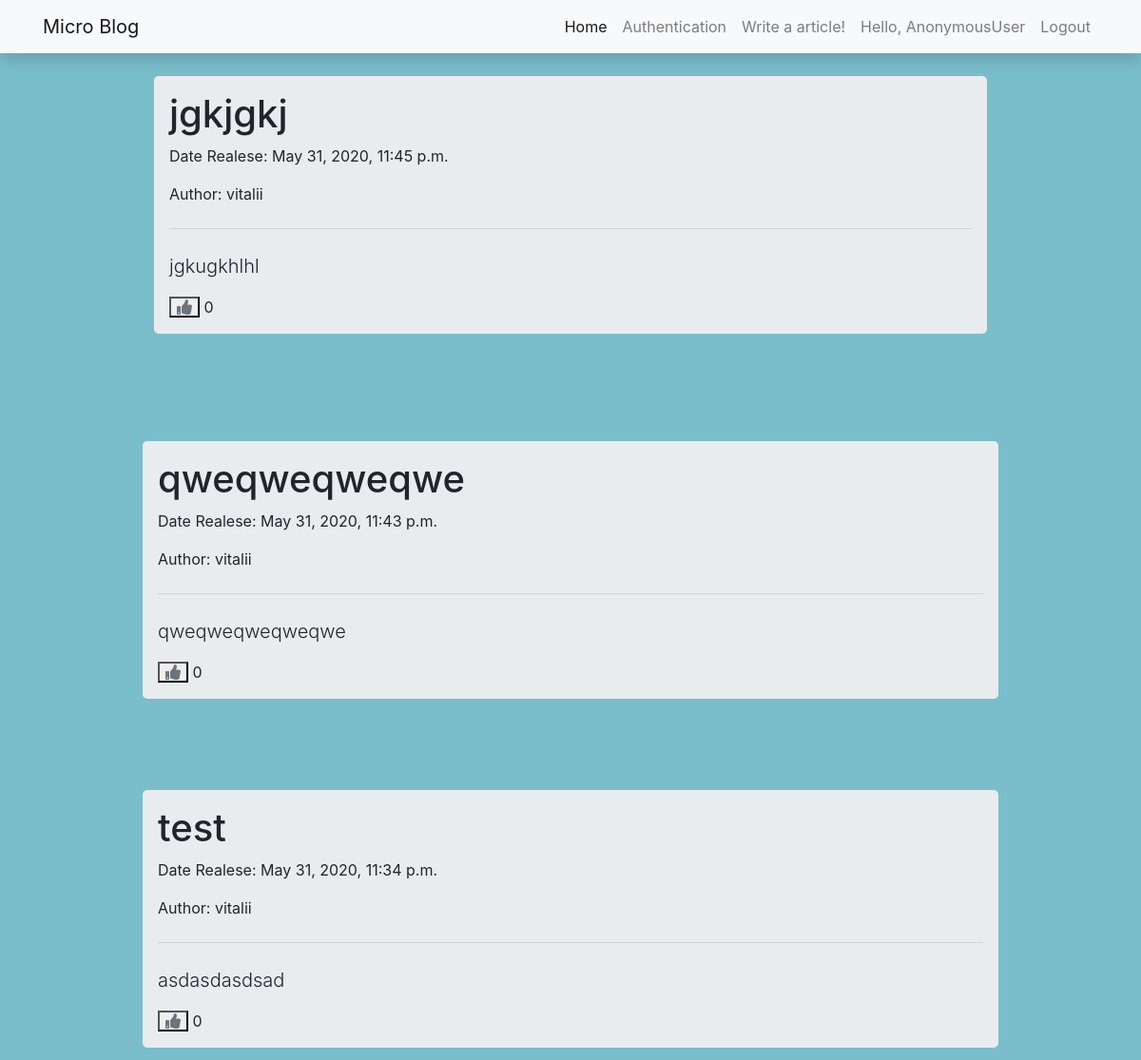
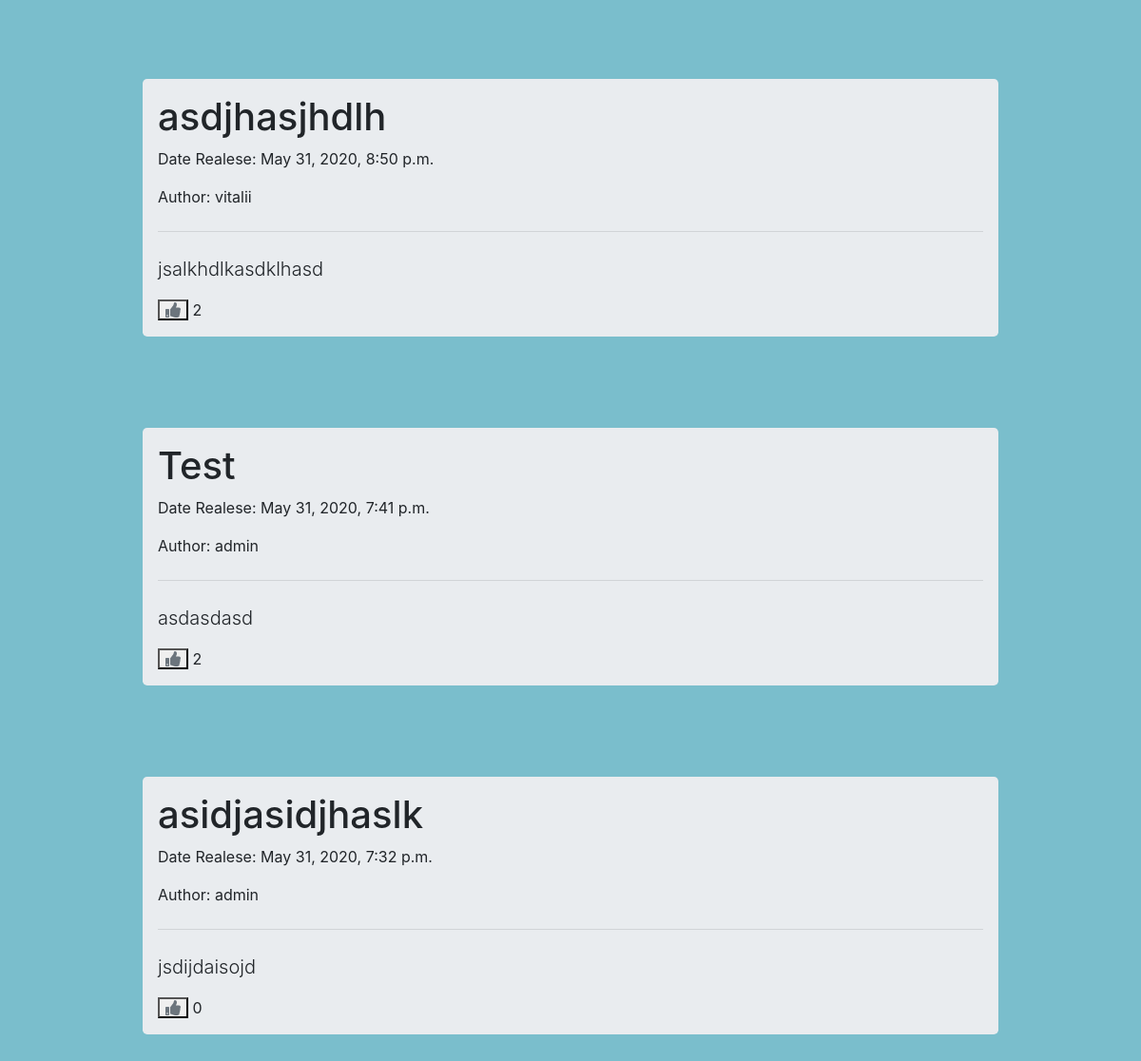
The page /articles/ on the database as committed earlier (2 pictures, top to bottom).
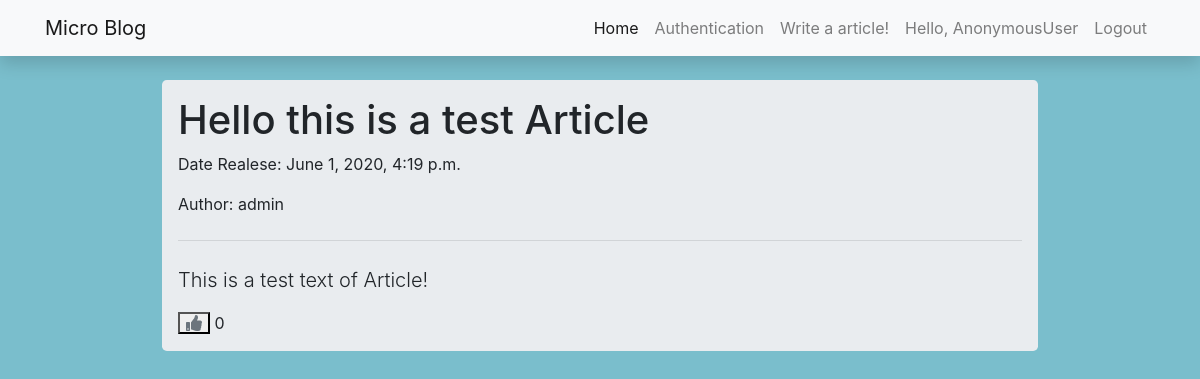
The same page on the database as committed later.
### articles/models.py (models this page shows, shortened)
class Articles(models.Model):
    title = models.CharField(max_length=100)
    post = models.TextField()
    date = models.DateTimeField(null=False, blank=False, auto_now_add=True)
    liked = models.ManyToManyField(User, default=None, blank=True)
    author = models.ForeignKey(User, on_delete=models.CASCADE, related_name='author')
    class Meta:
        ordering = ['-date']

### articles/views.py (the view)
# urls.py: path('', ArticlesList.as_view(template_name='articles.html')),
class ArticlesList(ListView):
    model = Articles

### articles/templates/articles.html (shortened to what this page needs)
{% extends "wrapper.html" %}
{% block content %}
<body class="text-center">
    <div class="cover-container d-flex w-100 h-50 p-3 mx-auto flex-column">
  <header>
    <nav class="navbar navbar-expand-lg navbar-light bg-light shadow fixed-top">
  <div class="container">
    <a class="navbar-brand" href="{% url 'mainpage' %}">Micro Blog</a>
    <div class="collapse navbar-collapse" id="navbarResponsive">
      <ul class="navbar-nav ml-auto">
        <li class="nav-item active">
          <a class="nav-link" href="{% url 'mainpage' %}">Home</a>
        </li>
        <li class="nav-item">
          <a class="nav-link" href="{% url 'register' %}">Authentication</a>
        </li>
        <li class="nav-item">
          <a class="nav-link" href="{% url 'write_article'  %}">Write a article!</a>
        </li>
        <li class="nav-item">
          <span class="nav-link" >Hello,  {{request.user}}</span>
        </li>
        <li class="nav-item">
          <a class="nav-link" href="{% url 'logout' %}">Logout</a>
        </li>
      </ul>
    </div>
  </div>
    </nav>
  </header>
{% for obj in object_list %}
<div class="bs-component d-flex justify-content-center mt-3">
  <div class="jumbotron w-75 p-3 mt-5">
    <h1 class="display-6 text-left">{{ obj.title }}</h1>
    <p class="text-left">Date Realese: {{ obj.date}} </p>
    <p class="text-left">Author: {{ obj.author }} </p>
    <hr class="my-4">
    <p class="lead text-left">{{ obj.post }}</p>
    <div  class="float-left">
      <form action="{% url 'like_article' %}" method="POST">
      {% if user not in obj.liked.all %}
        <button type="submit" class="fa fa-thumbs-up thumbnail text-muted"></button>
      {% else %}
        <button class="fa fa-thumbs-down thumbnail text-muted" type="submit"></button>
      {% endif %}
      <span>{{ obj.liked.all.count }}&nbsp</span>
      </form>
    </div>
  </div>
</div>
</div>
{% endfor %}
</body>
{% endblock %}

### articles/templates/wrapper.html (shortened to what this page needs)
<!DOCTYPE html>
<html>
<head>
	<link rel="stylesheet" href="https://stackpath.bootstrapcdn.com/bootstrap/4.1.3/css/bootstrap.min.css">
	<link rel="stylesheet" href="https://cdnjs.cloudflare.com/ajax/libs/font-awesome/4.7.0/css/font-awesome.min.css">
	<link rel="stylesheet" href="https://use.fontawesome.com/releases/v5.6.1/css/all.css">
</head>
<body>
    {%block content %}
    {% endblock %}
</body>
</html>

### articles/templates/wrapper.html (style rules this page uses)
body, html { margin: 0; padding: 0; height: 100%; background: #7abecc !important; }

Rows that differ between the two databases and show on the page:
removed Articles: title "jgkjgkj", date "May 31, 2020, 11:45 p.m.", author "vitalii", post "jgkugkhlhl", liked.all.count "0"
removed Articles: title "qweqweqweqwe", date "May 31, 2020, 11:43 p.m.", author "vitalii", post "qweqweqweqweqwe", liked.all.count "0"
removed Articles: title "test", date "May 31, 2020, 11:34 p.m.", author "vitalii", post "asdasdasdsad", liked.all.count "0"
removed Articles: title "asdjhasjhdlh", date "May 31, 2020, 8:50 p.m.", author "vitalii", post "jsalkhdlkasdklhasd", liked.all.count "2"
removed Articles: title "Test", date "May 31, 2020, 7:41 p.m.", author "admin", post "asdasdasd", liked.all.count "2"
removed Articles: title "asidjasidjhaslk", date "May 31, 2020, 7:32 p.m.", author "admin", post "jsdijdaisojd", liked.all.count "0"
added Articles: title "Hello this is a test Article", date "June 1, 2020, 4:19 p.m.", author "admin", post "This is a test text of Article!", liked.all.count "0"
